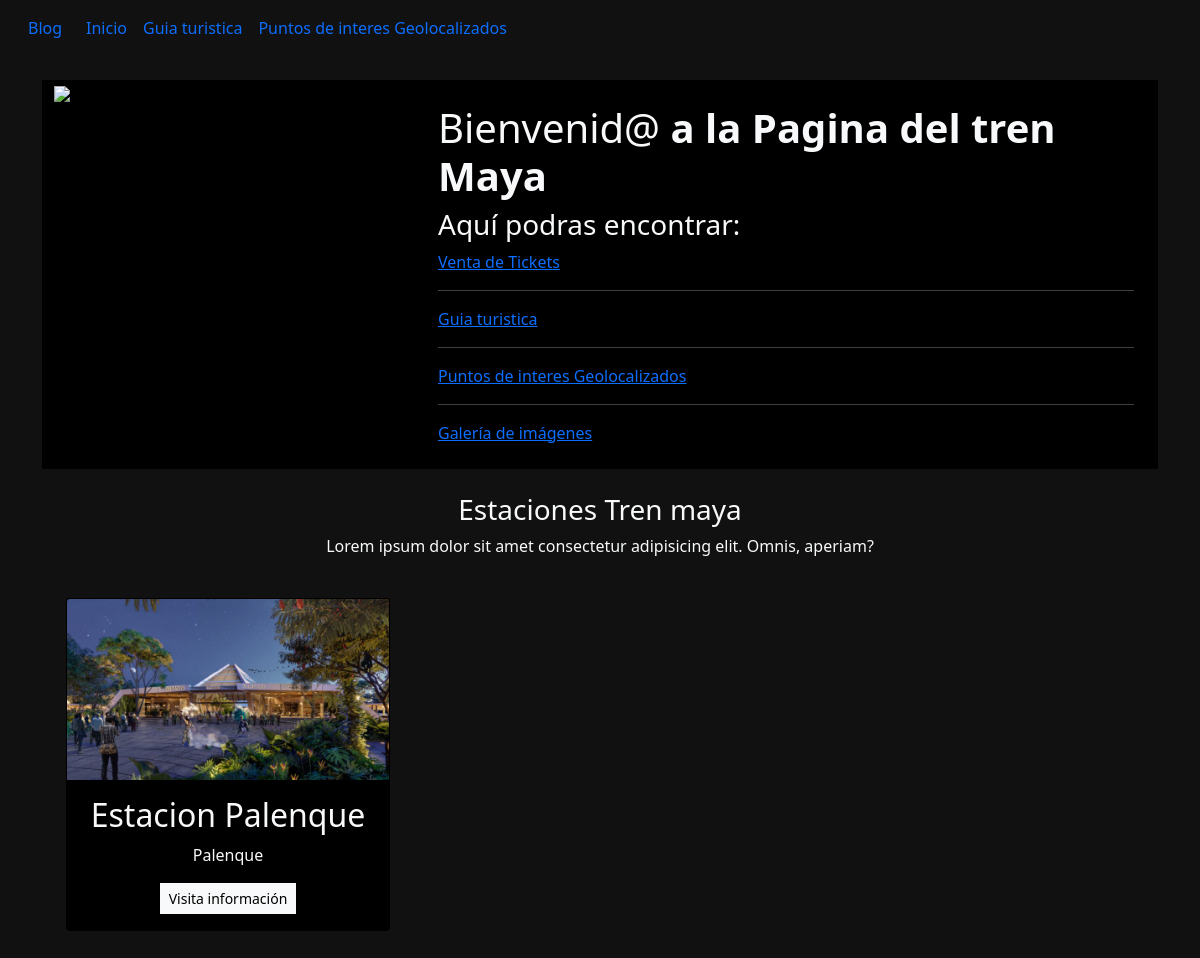
The page / on the database its author committed.
### porfolio/models.py (models this page shows)
class Project(models.Model):
    title = CharField(max_length=100)
    description = CharField(max_length=250)
    image = ImageField(upload_to="porfolio/images/")
    url = URLField(blank=True)

### porfolio/views.py (the view)
# urls.py: 2. Add a URL to urlpatterns:  path('', views.home, name='home')
def home(request):
    projects = Project.objects.all()
    return render(request, "home.html", {"projects": projects})

### porfolio/templates/home.html
{% extends 'layout.html' %}
{% block content %}
{% load static %}
<header class="row bg-black">
    <div class="col-md-4">
        <img src="{% static 'portfolio/.jpeg' %}" />
    </div>
    <div class="col-md-8 my-auto p-4">
        <h1>Bienvenid@ <strong>a la Pagina del tren Maya</strong></h1>
        <h3>Aquí podras encontrar:</h3>
       <a href="tickets/">Venta de Tickets</a>
       <hr>
        <a href="guia/">Guia turistica</a>
        <hr>
        <a href="puntos_interes/">Puntos de interes Geolocalizados</a>
        <hr>
        <a href="galeria/">Galería de imágenes</a>
    </div>
</header>
<div class="row my-4 text-center">
    <h3>Estaciones Tren maya</h3>
    <p>Lorem ipsum dolor sit amet consectetur adipisicing elit. Omnis, aperiam?</p>
    {% for project in projects %}
    <div class="col-md-4 p-4">
        <div class="card bg-black card-project">
            <img src="{{project.image.url }}" class="card-img-top" />
            <div class="card-body">
                <h2>{{ project.title }}</h2>
                <p>{{ project.description }}</p>
                {% if project.url %}
                <a href="{{project.url}}" class="btn btn-light rounded-0 btn-sm" target="__blank" rel="noreferrer">Visita
                    información</a>
                {% endif %}
            </div>
        </div>
    </div>
    {% endfor %}
</div>
{% endblock %}

### porfolio/static/main.css (style rules this page uses)
body { background: #111111; }
.bg-black { background: #020202; }

### rows shown on the page
Project: image (picture), title "Estacion Palenque", description "Palenque"
